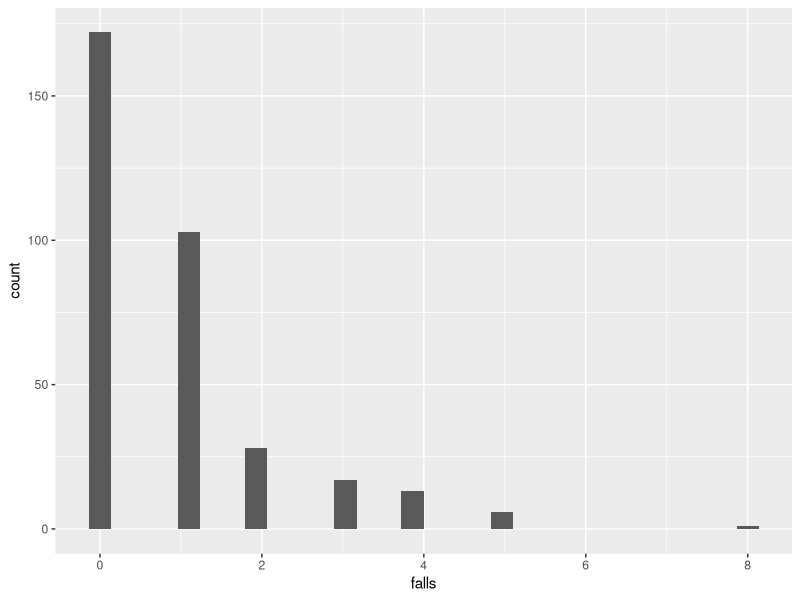
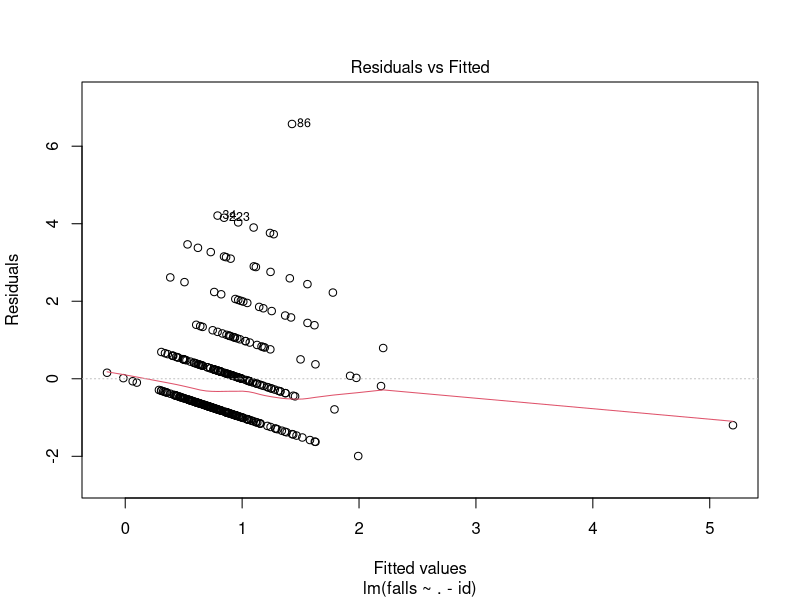
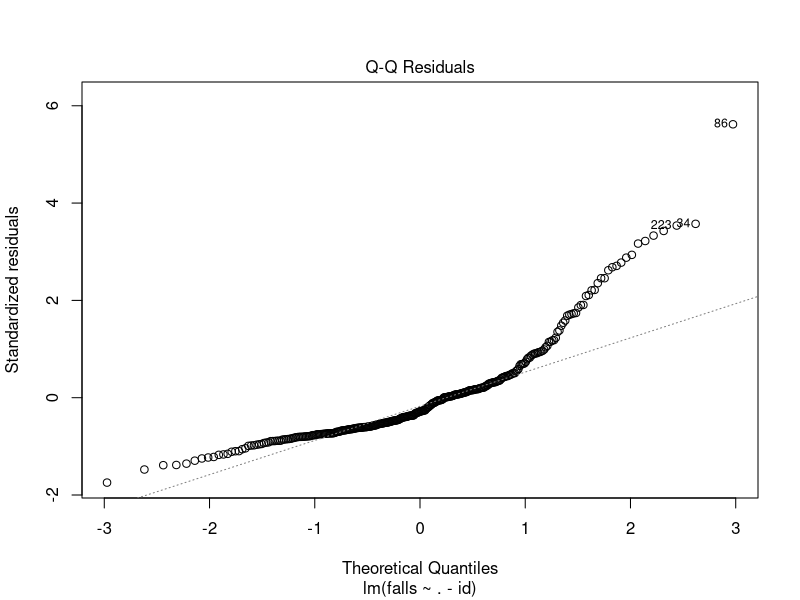
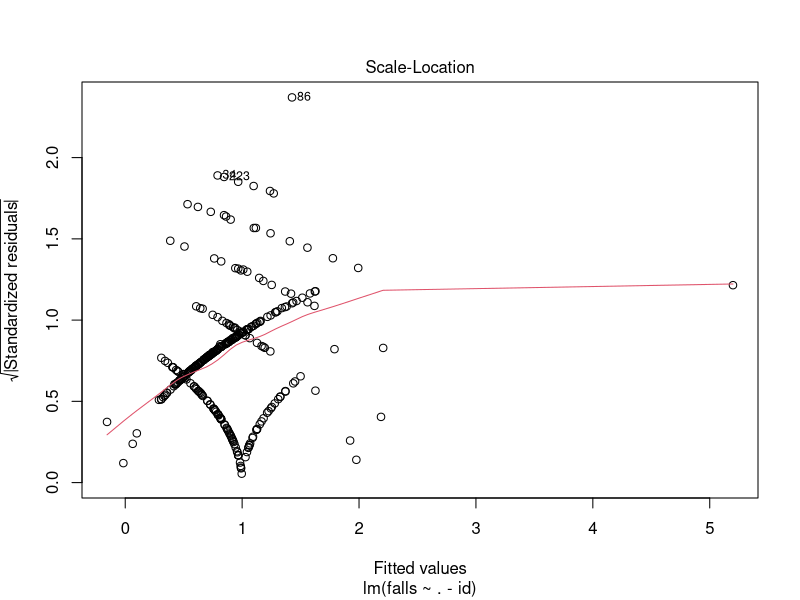
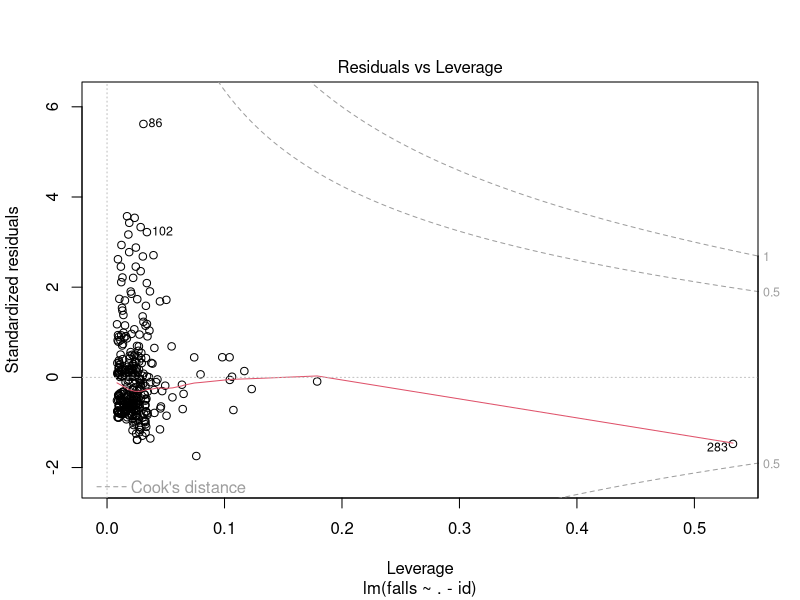
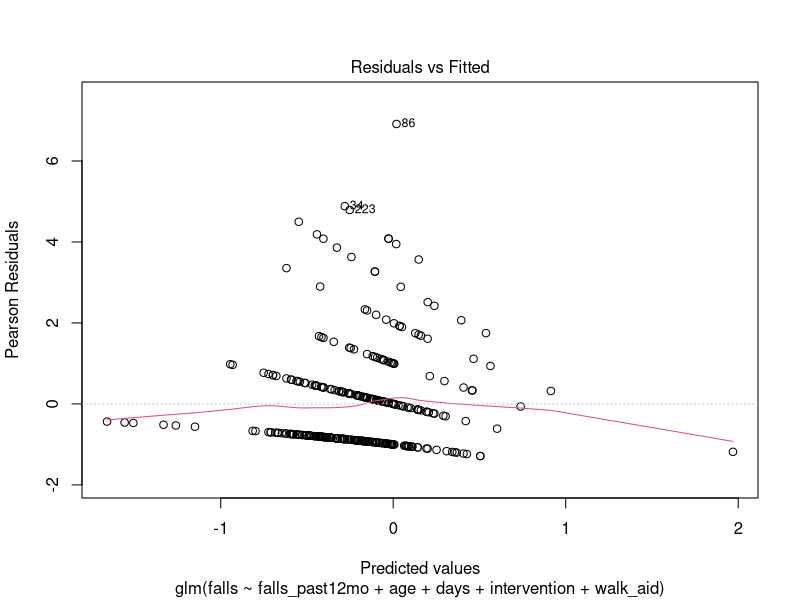
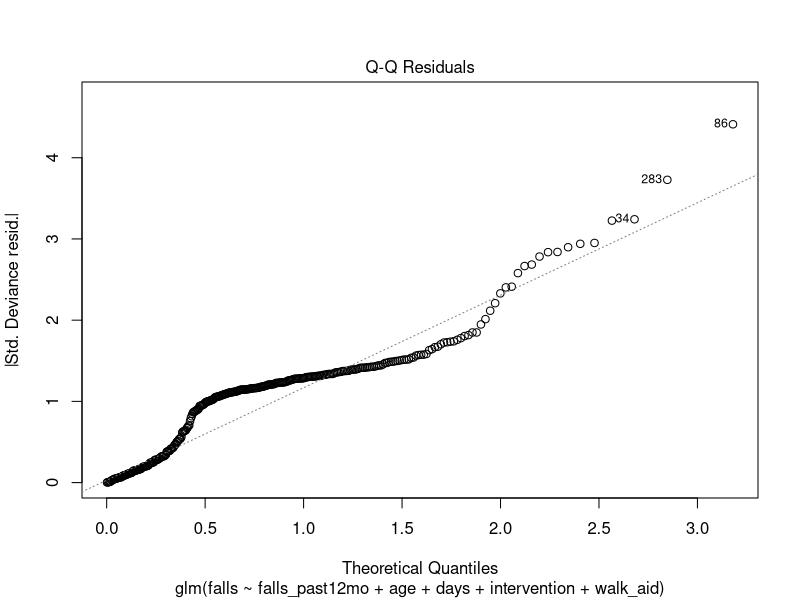
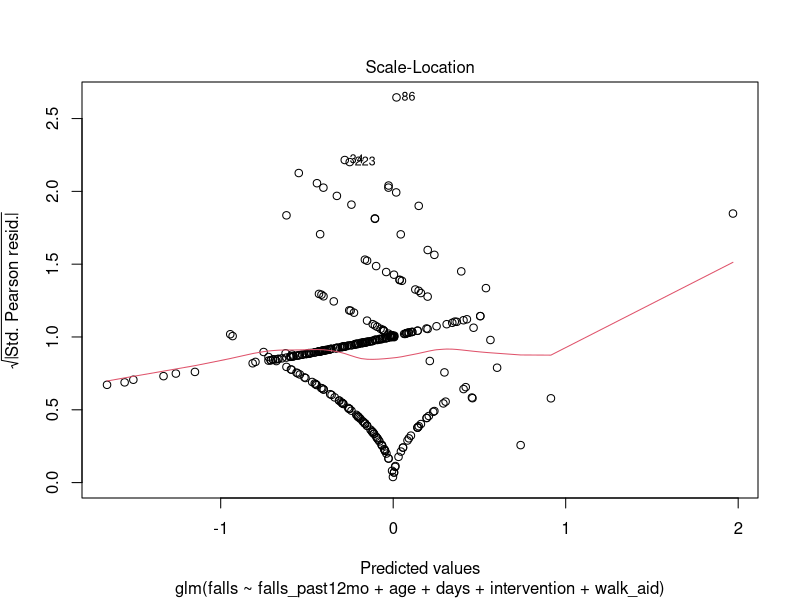

Reproduce these figures in R, in order.
## ---- chunk 1
knitr::opts_chunk$set(echo = TRUE)
library(tidyverse)
## ---- chunk 2
data <- read.csv("./falls.txt", sep = " ", header = T)
## ---- chunk 3
colnames(data)
## ---- chunk 4
ggplot(data, aes(x=falls)) + geom_histogram()
## ---- chunk 5
lm_fit <- lm(falls ~ . -id, data = data)
summary(lm_fit)
## ---- chunk 6
plot(lm_fit)
## ---- chunk 7
AIC(lm_fit)
## ---- chunk 8
glm_fit <- glm(falls ~ . - id, family = poisson, data = data)
summary(glm_fit)
## ---- chunk 9
step(glm_fit)
## ---- chunk 10
glm_fit_final <- glm(formula = falls ~ falls_past12mo + age + days + intervention + walk_aid, family = poisson, data = data)
## ---- chunk 11
plot(glm_fit_final)
## ---- chunk 12
glm_fit_no_outlier <- glm(formula = falls ~ falls_past12mo + age + days + intervention + walk_aid, family = poisson, data = data[-283, ])

summary(glm_fit_no_outlier)
## ---- chunk 13
plot(glm_fit_no_outlier)
## ---- chunk 14
new_data <- data %>% mutate(falls_per_day = falls / days + 1e-6)
## ---- chunk 15
ggplot(new_data, aes(x=new_data$falls_per_day)) + geom_histogram(binwidth = 0.003)
## ---- chunk 16
glm_fit_exp <- glm(formula = falls_per_day ~ . - id - falls, family = Gamma, data = new_data)

summary(glm_fit_exp)
## ---- chunk 17
summary(data[which(data$intervention == "A"),]$falls_past12mo)
## ---- chunk 18
summary(data[which(data$intervention == "B"),]$falls_past12mo)
## ---- chunk 19
which(data$falls_past12mo == max(data$falls_past12mo))
## ---- chunk 20
glm_int <- glm(formula = falls ~ falls_past12mo + age + days + intervention * walk_aid, family = poisson, data = data)

summary(glm_int)
